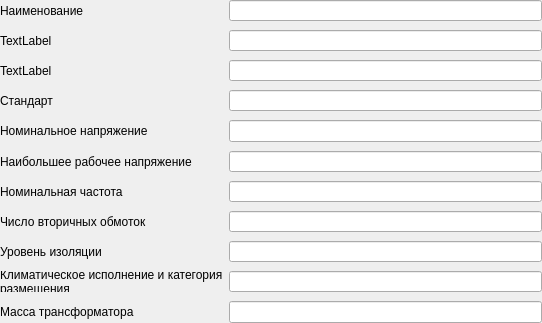
<?xml version="1.0" encoding="UTF-8"?>
<ui version="4.0">
 <class>Dialog</class>
 <widget class="QDialog" name="Dialog">
  <property name="geometry">
   <rect>
    <x>0</x>
    <y>0</y>
    <width>542</width>
    <height>323</height>
   </rect>
  </property>
  <property name="minimumSize">
   <size>
    <width>542</width>
    <height>323</height>
   </size>
  </property>
  <property name="windowTitle">
   <string>Dialog</string>
  </property>
  <layout class="QFormLayout" name="formLayout">
   <property name="fieldGrowthPolicy">
    <enum>QFormLayout::AllNonFixedFieldsGrow</enum>
   </property>
   <property name="verticalSpacing">
    <number>9</number>
   </property>
   <property name="margin">
    <number>0</number>
   </property>
   <item row="0" column="0">
    <widget class="QLabel" name="label">
     <property name="text">
      <string>Наименование </string>
     </property>
     <property name="buddy">
      <cstring>leFullName</cstring>
     </property>
    </widget>
   </item>
   <item row="0" column="1">
    <widget class="QLineEdit" name="leFullName">
     <property name="minimumSize">
      <size>
       <width>200</width>
       <height>0</height>
      </size>
     </property>
     <property name="field" stdset="0">
      <string>fullname</string>
     </property>
    </widget>
   </item>
   <item row="1" column="0">
    <widget class="QLabel" name="label_14">
     <property name="text">
      <string>TextLabel</string>
     </property>
     <property name="buddy">
      <cstring>lineEdit</cstring>
     </property>
    </widget>
   </item>
   <item row="1" column="1">
    <widget class="QLineEdit" name="lineEdit">
     <property name="field" stdset="0">
      <string>shortname</string>
     </property>
    </widget>
   </item>
   <item row="3" column="0">
    <widget class="QLabel" name="label_2">
     <property name="text">
      <string>Стандарт</string>
     </property>
     <property name="buddy">
      <cstring>leStandart</cstring>
     </property>
    </widget>
   </item>
   <item row="3" column="1">
    <widget class="QLineEdit" name="leStandart">
     <property name="minimumSize">
      <size>
       <width>200</width>
       <height>0</height>
      </size>
     </property>
     <property name="field" stdset="0">
      <string>standart</string>
     </property>
    </widget>
   </item>
   <item row="4" column="0">
    <widget class="QLabel" name="label_3">
     <property name="text">
      <string>Номинальное напряжение</string>
     </property>
     <property name="buddy">
      <cstring>leVoltage</cstring>
     </property>
    </widget>
   </item>
   <item row="4" column="1">
    <widget class="QLineEdit" name="leVoltage">
     <property name="minimumSize">
      <size>
       <width>200</width>
       <height>0</height>
      </size>
     </property>
     <property name="field" stdset="0">
      <string>voltage</string>
     </property>
    </widget>
   </item>
   <item row="5" column="0">
    <widget class="QLabel" name="label_4">
     <property name="text">
      <string>Наибольшее рабочее напряжение</string>
     </property>
     <property name="buddy">
      <cstring>leMaxOperVoltage</cstring>
     </property>
    </widget>
   </item>
   <item row="5" column="1">
    <widget class="QLineEdit" name="leMaxOperVoltage">
     <property name="minimumSize">
      <size>
       <width>200</width>
       <height>0</height>
      </size>
     </property>
     <property name="field" stdset="0">
      <string>maxopervoltage</string>
     </property>
    </widget>
   </item>
   <item row="6" column="0">
    <widget class="QLabel" name="label_7">
     <property name="text">
      <string>Номинальная частота</string>
     </property>
     <property name="buddy">
      <cstring>leFrequency</cstring>
     </property>
    </widget>
   </item>
   <item row="6" column="1">
    <widget class="QLineEdit" name="leFrequency">
     <property name="minimumSize">
      <size>
       <width>200</width>
       <height>0</height>
      </size>
     </property>
     <property name="field" stdset="0">
      <string>frequency</string>
     </property>
    </widget>
   </item>
   <item row="7" column="0">
    <widget class="QLabel" name="label_8">
     <property name="text">
      <string>Число вторичных обмоток</string>
     </property>
     <property name="buddy">
      <cstring>leQuantSecondCoil</cstring>
     </property>
    </widget>
   </item>
   <item row="7" column="1">
    <widget class="QLineEdit" name="leQuantSecondCoil">
     <property name="minimumSize">
      <size>
       <width>200</width>
       <height>0</height>
      </size>
     </property>
    </widget>
   </item>
   <item row="8" column="0">
    <widget class="QLabel" name="label_11">
     <property name="text">
      <string>Уровень изоляции</string>
     </property>
     <property name="buddy">
      <cstring>leIsolationLevel</cstring>
     </property>
    </widget>
   </item>
   <item row="8" column="1">
    <widget class="QLineEdit" name="leIsolationLevel">
     <property name="minimumSize">
      <size>
       <width>200</width>
       <height>0</height>
      </size>
     </property>
     <property name="field" stdset="0">
      <string>isolationlevel</string>
     </property>
    </widget>
   </item>
   <item row="9" column="0">
    <widget class="QLabel" name="label_12">
     <property name="text">
      <string>Климатическое исполнение и категория размещения</string>
     </property>
     <property name="wordWrap">
      <bool>true</bool>
     </property>
     <property name="buddy">
      <cstring>leClimat</cstring>
     </property>
    </widget>
   </item>
   <item row="9" column="1">
    <widget class="QLineEdit" name="leClimat">
     <property name="minimumSize">
      <size>
       <width>200</width>
       <height>0</height>
      </size>
     </property>
     <property name="field" stdset="0">
      <string>climat</string>
     </property>
    </widget>
   </item>
   <item row="10" column="0">
    <widget class="QLabel" name="label_13">
     <property name="text">
      <string>Масса трансформатора</string>
     </property>
     <property name="buddy">
      <cstring>leWeight</cstring>
     </property>
    </widget>
   </item>
   <item row="10" column="1">
    <widget class="QLineEdit" name="leWeight">
     <property name="minimumSize">
      <size>
       <width>200</width>
       <height>0</height>
      </size>
     </property>
     <property name="field" stdset="0">
      <string>weight</string>
     </property>
    </widget>
   </item>
   <item row="2" column="0">
    <widget class="QLabel" name="label_5">
     <property name="text">
      <string>TextLabel</string>
     </property>
     <property name="buddy">
      <cstring>lineEdit_2</cstring>
     </property>
    </widget>
   </item>
   <item row="2" column="1">
    <widget class="QLineEdit" name="lineEdit_2">
     <property name="field" stdset="0">
      <string>type</string>
     </property>
    </widget>
   </item>
  </layout>
 </widget>
 <tabstops>
  <tabstop>leFullName</tabstop>
  <tabstop>lineEdit</tabstop>
  <tabstop>leStandart</tabstop>
  <tabstop>leVoltage</tabstop>
  <tabstop>leMaxOperVoltage</tabstop>
  <tabstop>leFrequency</tabstop>
  <tabstop>leQuantSecondCoil</tabstop>
  <tabstop>leIsolationLevel</tabstop>
  <tabstop>leClimat</tabstop>
  <tabstop>leWeight</tabstop>
 </tabstops>
 <resources>
  <include location="ico.qrc"/>
 </resources>
 <connections/>
</ui>
